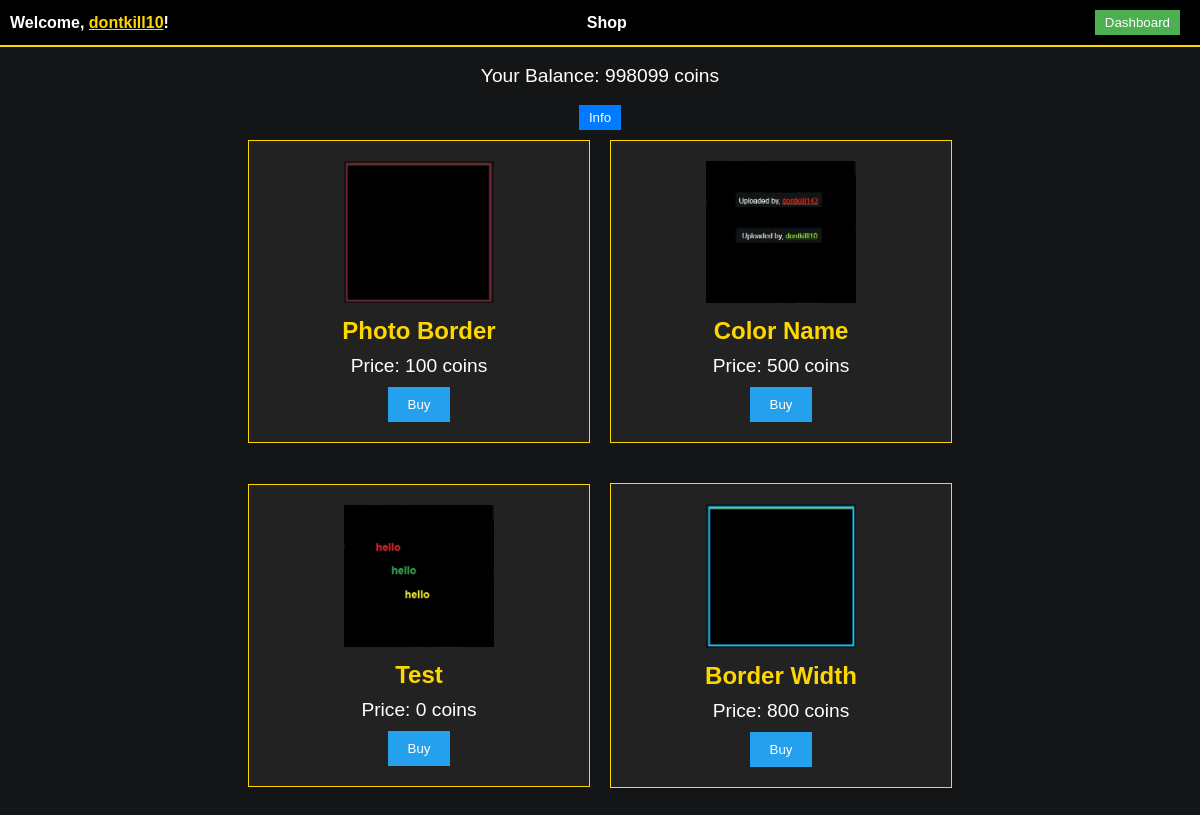
Before: /shop (signed in) with the older database file.
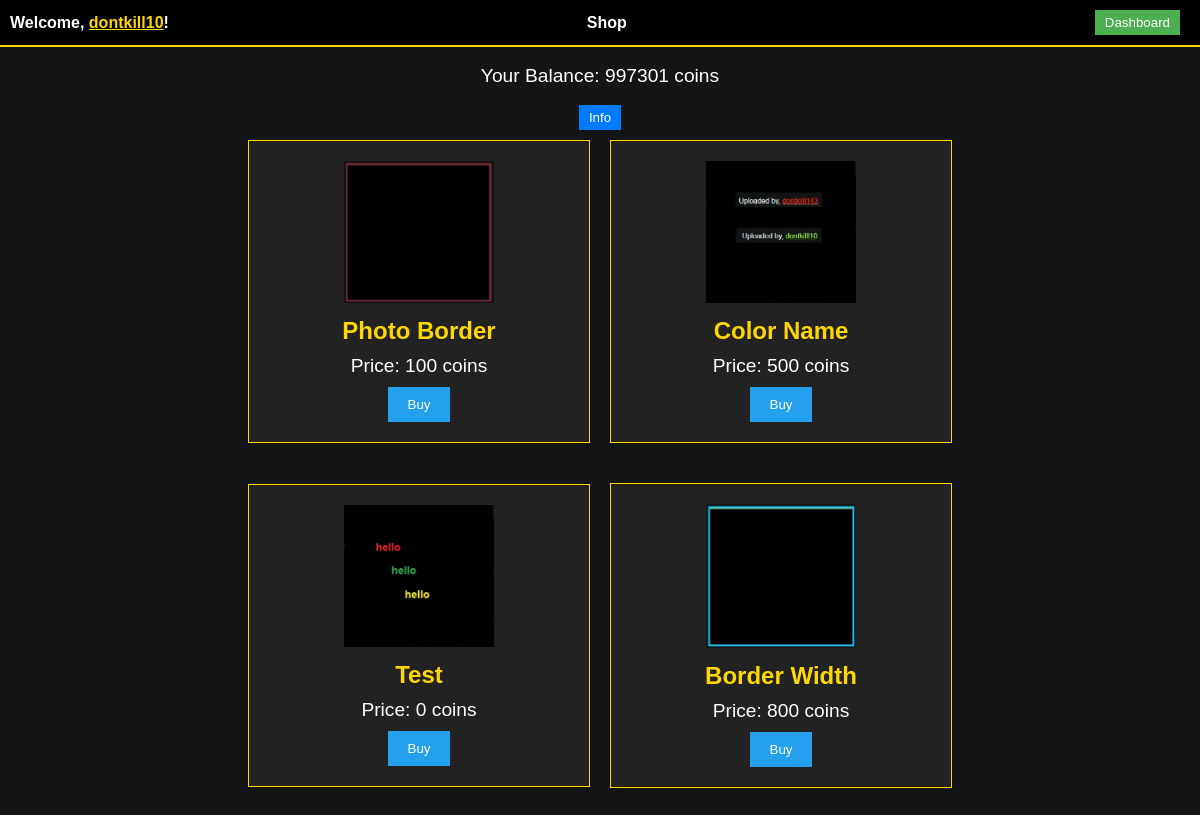
After: the same page with the newer database file.
### main.py (models this page shows, shortened)
class User(db.Model, UserMixin):
    id = db.Column(db.Integer, primary_key=True)
    username = db.Column(db.String(80), unique=True, nullable=False)
    password = db.Column(db.String(120), nullable=False)
    email = db.Column(db.String(120), unique=True, nullable=False)
    profile_photo = db.Column(db.String(255))  # Add this line
    profile_photos = db.Column(db.String(1000))  # Store a list of filenames
    likes = db.relationship("Like", backref="user", lazy=True)
    reputation = db.Column(db.Integer, default=0)
    last_given_reputation_timestamp = db.Column(db.DateTime, default=None)
    reputation_given_count = db.Column(db.Integer, default=0)
    coins = db.Column(db.Integer, default=10)  # Initialize coins to 10
    selected_border_color = db.Column(db.String(20))  # Store the selected border color
    selected_username_color = db.Column(db.String(7))  # Store color as a hex string (e.g., "#RRGGBB")
    selected_username_comment = db.Column(db.String(7)) # Store color for comment
    uploaded_photo_count = db.Column(db.Integer, default=0)  # Initialize with 0
    trivia_score = db.Column(db.Integer, default=0)  # Add this line to store the trivia score
    has_purchased_border_width = db.Column(db.Boolean, default=False)
    selected_border_width = db.Column(db.Integer, default=1)  # Default border width is 1px
    last_seen = db.Column(db.DateTime, default=datetime.utcnow)
    reset_token = db.Column(db.String(100), nullable=True)
    followers = db.relationship('User', secondary='followers', primaryjoin='User.id==followers.c.followee_id',
                                secondaryjoin='User.id==followers.c.follower_id', backref='following')
    friends = relationship('User', secondary='friendship', primaryjoin=id == Friendship.user_id,
                           secondaryjoin=id == Friendship.friend_id)

### main.py (the view)
@app.route('/shop')
@login_required
def shop():
    user_balance = current_user.coins
    return render_template('shop.html', shop_items=shop_items, user_balance=user_balance)

### main.py (called while the page is built)
@login_manager.user_loader
def load_user(user_id):
    return User.query.get(int(user_id))

@app.before_request
def update_last_seen():
    if current_user.is_authenticated:
        current_user.last_seen = datetime.now(timezone.utc)
        db.session.commit()

### templates/shop.html (shortened to what this page needs)
<!DOCTYPE html>
<html lang="en">
<head>
    <link rel="stylesheet" type="text/css" href="static/shop.css">
</head>
<body>
<div class="navbar">
    <span>Welcome, <span class="username" id="user-username"
                        data-selected-color="{{ current_user.selected_color }}"
                        onclick="window.location.href='{{ url_for('profile') }}'">{{ current_user.username }}</span>!
    </span>
    <h1 class="shop-title">Shop</h1>
    <button class="dashboard-button" onclick="window.location.href='{{ url_for('dashboard') }}'">Dashboard</button>
</div>
<br>
<p>Your Balance: <span id="user-balance-display">{{ user_balance }}</span> coins </p>
<br>
<button id="info-button" class="info-button">Info</button>
<div class="shop-items">
    <div class="shop-item-pair">
        {% for item in shop_items %}
        <div class="shop-item">
            <img src="{{ item.image_url }}" alt="{{ item.name }}" class="shop-item-image">
            <h3>{{ item.name }}</h3>
            <p>Price: {{ item.price }} coins</p>
            <button onclick="buyItem({{ item.id }}, {{ item.price }})">Buy</button>
        </div>
        {% if loop.index % 2 == 0 or loop.last %}
    </div>
    <div class="shop-item-pair">
        {% endif %}
        {% endfor %}
    </div>
</div>
</body>
</html>

### static/shop.css (style rules this page uses)
body { background-color: #131516; }
.shop-item-pair { display: flex; justify-content: center; align-items: center; margin-bottom: 20px; }
.shop-item { background-color: #222; border: 1px solid gold; box-shadow: 0 2px 4px rgba(0, 0, 0, 0.1); padding: 20px; text-align: center; max-width: 300px; flex: 1; margin: 0 5px; }
.shop-item { background-color: #222; border: 1px solid gold; box-shadow: 0 2px 4px rgba(0, 0, 0, 0.1); margin: 10px; padding: 20px; text-align: center; max-width: 300px; }
.shop-item img { max-width: 50%; height: auto; margin-bottom: 10px; }
.shop-item h3 { font-size: 1.5rem; color: gold; }
.shop-item p { color: white; margin-top: 10px; }
.shop-item button { background-color: #24a0ed; border: none; padding: 10px 20px; color: white; cursor: pointer; margin-top: 10px; }
.navbar { background-color: black; color: white; padding: 10px; display: flex; justify-content: space-between; align-items: center; font-weight: bold; border-bottom: 2px solid gold; text-align: right; }
.navbar .username { cursor: pointer; text-decoration: underline; }
.navbar .dashboard-button { background-color: #4caf50; color: #fff; border: none; padding: 5px 10px; margin-right: 10px; cursor: pointer; }
#user-balance, #user-balance-display, h1, p { color: white; text-align: center; margin: 20px; font-size: 1.2rem; }
#user-balance, #user-balance-display, h1, p { color: white; text-align: center; margin: 0; padding: 0; font-size: 1.2rem; }
.shop-title { text-align: center; padding-right: 50px; margin: 0; font-size: 1rem; }
.info-button { display: block; margin: 0 auto; background-color: #007bff; color: white; border: none; padding: 5px 10px; cursor: pointer; }

### static/dashboard.css (style rules this page uses)
@media (min-width: 769px) { .navbar { justify-content: space-between; } }
body, h1, h2, h3, p, ul, li { margin: 0; padding: 0; color: white; }
body { font-family: Arial, sans-serif; background-color: #131516; }
.navbar { background-color: black; color: white; padding: 10px; display: flex; justify-content: space-between; align-items: center; font-weight: bold; border-bottom: 2px solid gold; text-align: right; }
.navbar .username { cursor: pointer; text-decoration: underline; }
.username { color: gold; cursor: pointer; }

Changed rows visible on the page:
changed User "dontkill10": coins "998099" → "997301"
